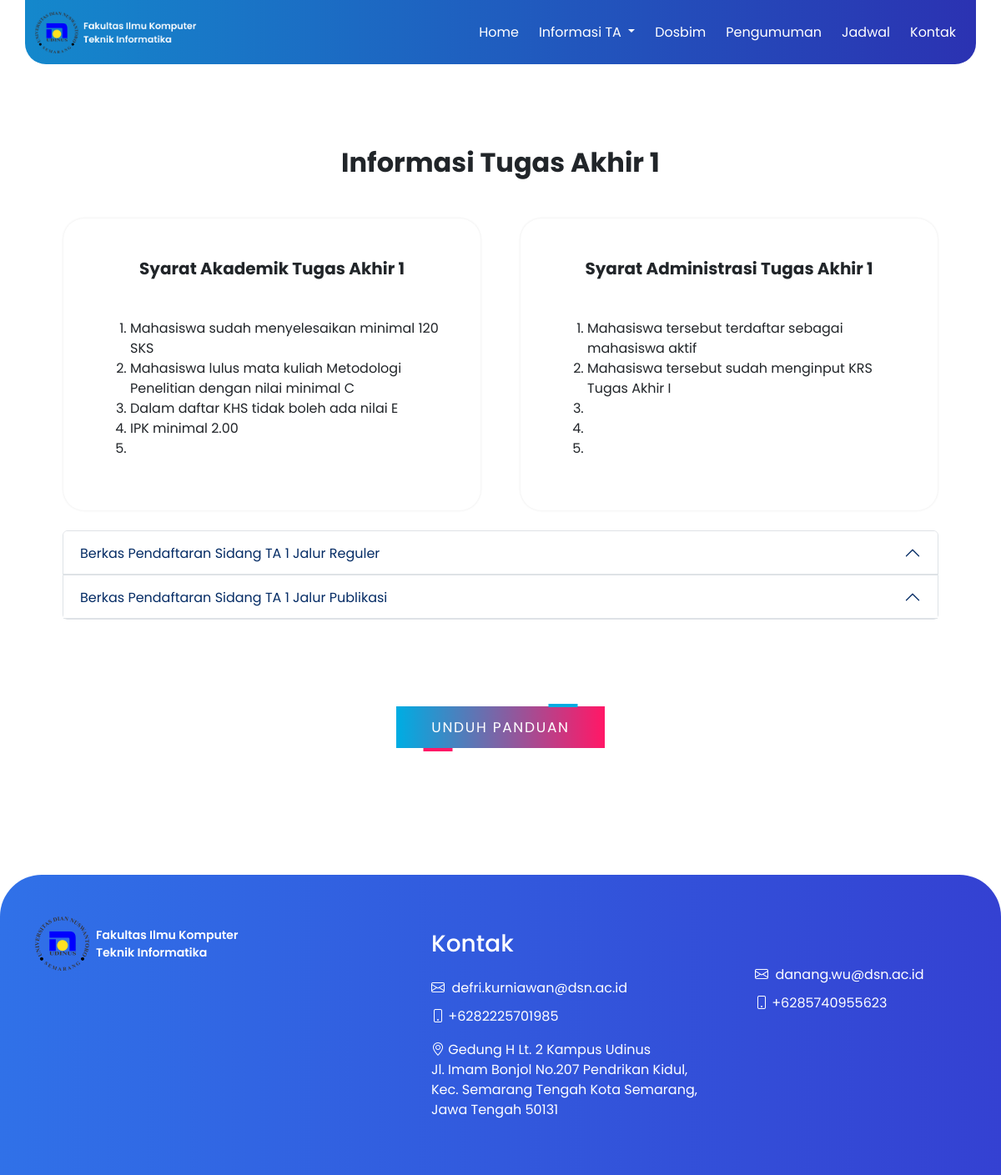
The page /index.php/dashboard/info_ta1 on the database its author committed.
### tables this page shows
CREATE TABLE `tb_informasi_ta1` (
  `id` int(11) NOT NULL,
  `prosedur_ta1` text NOT NULL,
  `syarat_admin_ta1` text NOT NULL,
  `syarat_akademik_ta1` text NOT NULL,
  `syarat_sidang_ta1` text NOT NULL
);

### application/controllers/Dashboard.php (called while the page is built, shortened)
<?php
class Dashboard extends CI_Controller
{
    public function info_ta1()
    {
        $data['info_ta1'] = $this->model_informasi->getInfoTA1();
        $this->load->view('layout/front-header');
        $this->load->view('layout/front-navbar');
        $this->load->view('front-end/info_ta1', $data);
        $this->load->view('layout/front-footer');
    }
}

### index.php (called while the page is built, shortened)
<?php
require_once BASEPATH.'core/CodeIgniter.php';

### application/models/model_informasi.php (called while the page is built, shortened)
<?php
class model_informasi extends CI_Model
{
    public function getInfoTA1()
    {
        $query = $this->db->get('tb_informasi_ta1');
        return $query->result_array();
    }
}

### application/views/front-end/info_ta1.php (the view, shortened to what this page needs)
<section class="bg-white py-5" style="margin-top: 104px; margin-bottom: 8px;">
    <div class="container px-5 ">
        <div class="row ">
            <div class="col-lg-12 ">
                <div class="text-center mb-5 mt-4">
                    <h2 class="display-7 fw-bolder mb-5 "><span class="text-gradient d-inline ">Informasi Tugas
                            Akhir 1</span></h2>
                </div>
            </div>
        </div>
    </div>
    <div class="row d-flex justify-content-center">
        <div class="col-lg-6 mx-4" style="width: 500px; height: 350px; border-radius: 25px; box-shadow: 0 0 3px rgba(0, 0, 0, 0.1);">
            <div class="text-center mt-5 mb-5">
                <h5 class="display-7 fw-bolder mb-3 "><span class=" d-inline ">Syarat Akademik Tugas Akhir 1</span></h5>
            </div>
            <div class="row">
                <div class="col-lg-12 px-5">
                    <ol>
                        <?php foreach ($info_ta1 as $info) : ?>
                            <li>
                                <?php echo $info['prosedur_ta1']; ?>
                            </li>
                        <?php endforeach; ?>
                    </ol>
                </div>
            </div>
        </div>
        <div class="col-lg-6 mx-4" style="width: 500px; height: 350px; border-radius: 25px; box-shadow: 0 0 3px rgba(0, 0, 0, 0.1);">
            <div class="text-center mt-5 mb-5">
                <h5 class="display-7 fw-bolder mb-3 "><span class=" d-inline ">Syarat Administrasi Tugas Akhir 1</span>
                </h5>
            </div>
            <div class="row">
                <div class="col-lg-12 px-5">
                    <ol>
                        <?php foreach ($info_ta1 as $info) : ?>
                            <li>
                                <?php echo $info['syarat_admin_ta1']; ?>
                            </li>
                        <?php endforeach; ?>
                    </ol>
                </div>
            </div>
        </div>
    </div>
    <div class="d-flex justify-content-center mt-4">
        <div class="accordion" id="accordionExample" style="width: 1050px;">
            <div class="accordion-item">
                <h2 class="accordion-header" id="headingOne">
                    <button class="accordion-button bg-white" type="button" data-bs-toggle="collapse" data-bs-target="#collapseOne" aria-expanded="true" aria-controls="collapseOne">
                        Berkas Pendaftaran Sidang TA 1 Jalur Reguler
                    </button>
                </h2>
            </div>
            <div class="accordion-item">
                <h2 class="accordion-header" id="headingTwo">
                    <button class="accordion-button bg-white" type="button" data-bs-toggle="collapse" data-bs-target="#collapseTwo" aria-expanded="false" aria-controls="collapseTwo">
                        Berkas Pendaftaran Sidang TA 1 Jalur Publikasi
                    </button>
                </h2>
            </div>
        </div>
    </div>
</section>
<section class="bg-white py-5" style="margin-top: 8px; margin-bottom: 104px;">
    <div class="container px-5">
        <div class="row d-flex justify-content-center">
            <button class="btn-2" style="width: 250px; height: 50px;" onclick="unduhPDF()">
                <span>Unduh Panduan</span><i></i>
            </button>
        </div>
    </div>
</section>

### rows shown on the page
tb_informasi_ta1: prosedur_ta1 "Mahasiswa sudah menyelesaikan minimal 120 SKS", syarat_admin_ta1 "Mahasiswa tersebut terdaftar sebagai mahasiswa aktif"
tb_informasi_ta1: prosedur_ta1 "Mahasiswa lulus mata kuliah Metodologi Penelitian dengan nilai minimal C", syarat_admin_ta1 "Mahasiswa tersebut sudah menginput KRS Tugas Akhir I"
tb_informasi_ta1: prosedur_ta1 "Dalam daftar KHS tidak boleh ada nilai E"
tb_informasi_ta1: prosedur_ta1 "IPK minimal 2.00"
